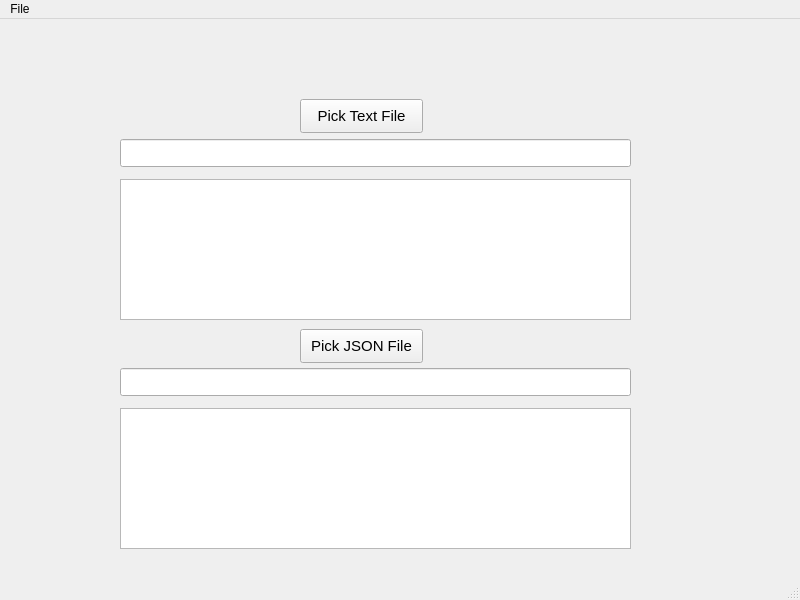
<?xml version="1.0" encoding="UTF-8"?>
<ui version="4.0">
 <class>MainWindow</class>
 <widget class="QMainWindow" name="MainWindow">
  <property name="geometry">
   <rect>
    <x>0</x>
    <y>0</y>
    <width>800</width>
    <height>600</height>
   </rect>
  </property>
  <property name="windowTitle">
   <string>MainWindow</string>
  </property>
  <widget class="QWidget" name="centralwidget">
   <widget class="QLineEdit" name="txtTextFile">
    <property name="geometry">
     <rect>
      <x>120</x>
      <y>120</y>
      <width>511</width>
      <height>28</height>
     </rect>
    </property>
   </widget>
   <widget class="QTextEdit" name="txtTextFileBody">
    <property name="geometry">
     <rect>
      <x>120</x>
      <y>160</y>
      <width>511</width>
      <height>141</height>
     </rect>
    </property>
   </widget>
   <widget class="QPushButton" name="btnPickJSONFile">
    <property name="geometry">
     <rect>
      <x>300</x>
      <y>310</y>
      <width>123</width>
      <height>34</height>
     </rect>
    </property>
    <property name="font">
     <font>
      <pointsize>11</pointsize>
     </font>
    </property>
    <property name="text">
     <string>Pick JSON File</string>
    </property>
   </widget>
   <widget class="QTextEdit" name="txtJSONBody">
    <property name="geometry">
     <rect>
      <x>120</x>
      <y>389</y>
      <width>511</width>
      <height>141</height>
     </rect>
    </property>
   </widget>
   <widget class="QLineEdit" name="txtJSONPath">
    <property name="geometry">
     <rect>
      <x>120</x>
      <y>349</y>
      <width>511</width>
      <height>28</height>
     </rect>
    </property>
   </widget>
   <widget class="QPushButton" name="btnPickTextFile">
    <property name="geometry">
     <rect>
      <x>300</x>
      <y>80</y>
      <width>123</width>
      <height>34</height>
     </rect>
    </property>
    <property name="font">
     <font>
      <pointsize>11</pointsize>
     </font>
    </property>
    <property name="text">
     <string>Pick Text File</string>
    </property>
   </widget>
   <widget class="QLabel" name="lblTextFile">
    <property name="geometry">
     <rect>
      <x>120</x>
      <y>80</y>
      <width>31</width>
      <height>31</height>
     </rect>
    </property>
    <property name="text">
     <string/>
    </property>
    <property name="pixmap">
     <pixmap resource="resources.qrc">:/emoji/Images/TextFile.png</pixmap>
    </property>
    <property name="scaledContents">
     <bool>true</bool>
    </property>
   </widget>
   <widget class="QLabel" name="lblPic">
    <property name="geometry">
     <rect>
      <x>20</x>
      <y>10</y>
      <width>51</width>
      <height>51</height>
     </rect>
    </property>
    <property name="text">
     <string/>
    </property>
    <property name="pixmap">
     <pixmap resource="resources.qrc">:/logo/Images/Warehouse.png</pixmap>
    </property>
    <property name="scaledContents">
     <bool>true</bool>
    </property>
   </widget>
   <widget class="QLabel" name="lblJSON">
    <property name="geometry">
     <rect>
      <x>120</x>
      <y>310</y>
      <width>31</width>
      <height>31</height>
     </rect>
    </property>
    <property name="text">
     <string/>
    </property>
    <property name="pixmap">
     <pixmap resource="resources.qrc">:/emoji/Images/json1</pixmap>
    </property>
    <property name="scaledContents">
     <bool>true</bool>
    </property>
   </widget>
  </widget>
  <widget class="QMenuBar" name="menubar">
   <property name="geometry">
    <rect>
     <x>0</x>
     <y>0</y>
     <width>800</width>
     <height>22</height>
    </rect>
   </property>
   <widget class="QMenu" name="menuExit">
    <property name="title">
     <string>File</string>
    </property>
    <addaction name="actionExit"/>
   </widget>
   <addaction name="menuExit"/>
  </widget>
  <widget class="QStatusBar" name="statusbar"/>
  <action name="actionExit">
   <property name="text">
    <string>Exit</string>
   </property>
  </action>
 </widget>
 <resources>
  <include location="resources.qrc"/>
 </resources>
 <connections/>
</ui>
